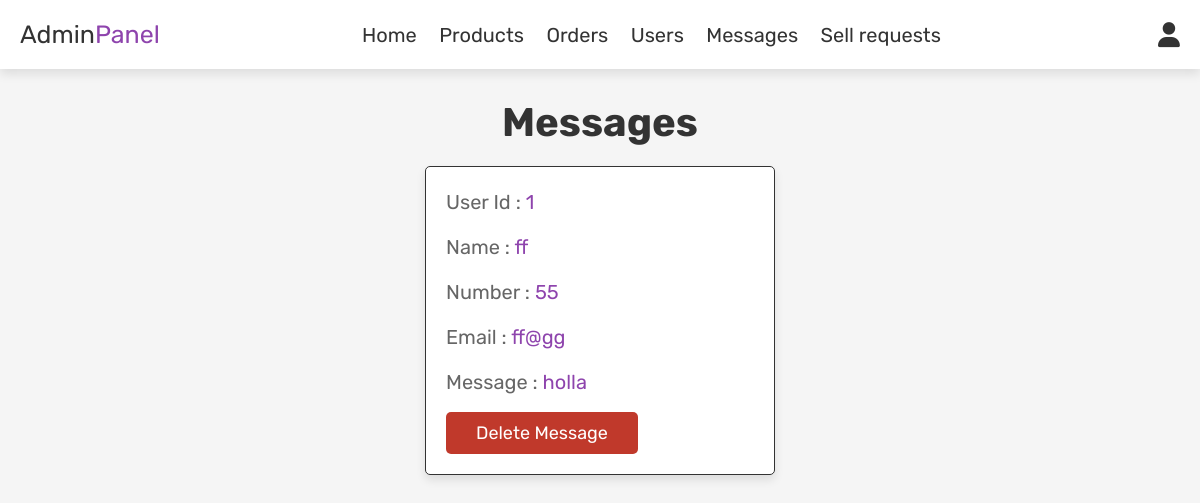
/admin_contacts.php (signed in), run on an earlier commit of the app's database.
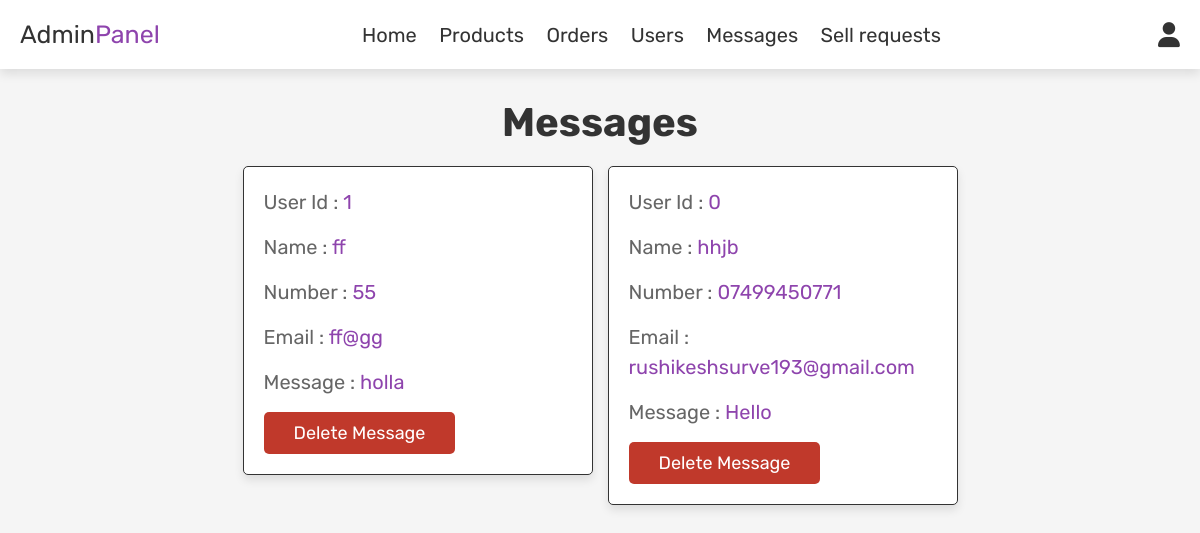
And on a later commit of the database.
### tables this page shows
CREATE TABLE `message` (
  `id` int NOT NULL AUTO_INCREMENT,
  `user_id` int NOT NULL,
  `name` varchar(100) NOT NULL,
  `email` varchar(100) NOT NULL,
  `number` varchar(12) NOT NULL,
  `message` varchar(500) NOT NULL,
  PRIMARY KEY (`id`)
);

### admin_contacts.php (the view, shortened to what this page needs)
<?php
include 'config.php';
?>
<!DOCTYPE html>
<html lang="en">
<head>
   <link rel="stylesheet" href="https://cdnjs.cloudflare.com/ajax/libs/font-awesome/6.0.0/css/all.min.css">
   <link rel="stylesheet" href="css/all.min.css">
   <link rel="stylesheet" href="css/admin_style.css">
</head>
<body>
   <?php include 'admin_header.php'; ?>
   <section class="messages">
      <h1 class="title"> Messages </h1>
      <div class="box-container">
         <?php
         $select_message = mysqli_query($conn, "SELECT * FROM `message`") or die('Query failed');
         if (mysqli_num_rows($select_message) > 0) {
            while ($fetch_message = mysqli_fetch_assoc($select_message)) {
               ?>
               <div class="box">
                  <p> User Id : <span>
                        <?php echo $fetch_message['user_id']; ?>
                     </span> </p>
                  <p> Name : <span>
                        <?php echo $fetch_message['name']; ?>
                     </span> </p>
                  <p> Number : <span>
                        <?php echo $fetch_message['number']; ?>
                     </span> </p>
                  <p> Email : <span>
                        <?php echo $fetch_message['email']; ?>
                     </span> </p>
                  <p> Message : <span>
                        <?php echo $fetch_message['message']; ?>
                     </span> </p>
                  <a href="admin_contacts.php?delete=<?php echo $fetch_message['id']; ?>"
                     onclick="return confirm('Delete this message?');" class="delete-btn">Delete message</a>
               </div>
               <?php
            }
         } else {
            echo '<p class="empty">You have no messages!</p>';
         }
         ?>
      </div>
   </section>
</body>
</html>

What changed in the data, as far as the page shows it:
added message: user "0", name "hhjb", number "07499450771", email "rushikeshsurve193@gmail.com", message "Hello"
